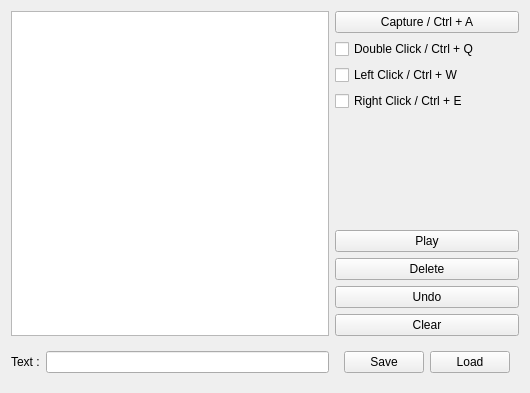
<?xml version="1.0" encoding="UTF-8"?>
<ui version="4.0">
 <class>Form</class>
 <widget class="QWidget" name="Form">
  <property name="geometry">
   <rect>
    <x>0</x>
    <y>0</y>
    <width>530</width>
    <height>393</height>
   </rect>
  </property>
  <property name="windowTitle">
   <string>Form</string>
  </property>
  <layout class="QVBoxLayout" name="verticalLayout">
   <item>
    <widget class="QWidget" name="widget" native="true">
     <layout class="QGridLayout" name="gridLayout">
      <property name="leftMargin">
       <number>0</number>
      </property>
      <property name="topMargin">
       <number>0</number>
      </property>
      <property name="rightMargin">
       <number>0</number>
      </property>
      <property name="bottomMargin">
       <number>0</number>
      </property>
      <property name="horizontalSpacing">
       <number>-1</number>
      </property>
      <item row="7" column="2">
       <widget class="QPushButton" name="pushButton_undo">
        <property name="text">
         <string>Undo</string>
        </property>
       </widget>
      </item>
      <item row="6" column="2">
       <widget class="QPushButton" name="pushButton_delete">
        <property name="text">
         <string>Delete</string>
        </property>
       </widget>
      </item>
      <item row="9" column="1">
       <widget class="QLineEdit" name="lineEdit_typeText">
        <property name="text">
         <string/>
        </property>
       </widget>
      </item>
      <item row="9" column="0">
       <widget class="QLabel" name="label_text">
        <property name="font">
         <font>
          <weight>50</weight>
          <bold>false</bold>
         </font>
        </property>
        <property name="text">
         <string>Text :</string>
        </property>
       </widget>
      </item>
      <item row="0" column="2">
       <widget class="QPushButton" name="pushButton_capture">
        <property name="text">
         <string>Capture / Ctrl + A</string>
        </property>
        <property name="shortcut">
         <string>Meta+A</string>
        </property>
       </widget>
      </item>
      <item row="1" column="2">
       <widget class="QCheckBox" name="checkBox_doubleClick">
        <property name="text">
         <string>Double Click / Ctrl + Q</string>
        </property>
        <property name="shortcut">
         <string>Meta+Q</string>
        </property>
       </widget>
      </item>
      <item row="2" column="2">
       <widget class="QCheckBox" name="checkBox_leftClick">
        <property name="text">
         <string>Left Click / Ctrl + W</string>
        </property>
        <property name="shortcut">
         <string>Meta+W</string>
        </property>
       </widget>
      </item>
      <item row="3" column="2">
       <widget class="QCheckBox" name="checkBox_rightClick">
        <property name="text">
         <string>Right Click / Ctrl + E</string>
        </property>
        <property name="shortcut">
         <string>Meta+E</string>
        </property>
       </widget>
      </item>
      <item row="9" column="2">
       <widget class="QWidget" name="widget_saveload" native="true">
        <layout class="QHBoxLayout" name="horizontalLayout">
         <item>
          <widget class="QPushButton" name="pushButton_save">
           <property name="text">
            <string>Save</string>
           </property>
          </widget>
         </item>
         <item>
          <widget class="QPushButton" name="pushButton_load">
           <property name="text">
            <string>Load</string>
           </property>
          </widget>
         </item>
        </layout>
       </widget>
      </item>
      <item row="0" column="0" rowspan="9" colspan="2">
       <widget class="QListWidget" name="listWidget"/>
      </item>
      <item row="4" column="2">
       <spacer name="verticalSpacer">
        <property name="orientation">
         <enum>Qt::Vertical</enum>
        </property>
        <property name="sizeHint" stdset="0">
         <size>
          <width>20</width>
          <height>40</height>
         </size>
        </property>
       </spacer>
      </item>
      <item row="8" column="2">
       <widget class="QPushButton" name="pushButton_clear">
        <property name="text">
         <string>Clear</string>
        </property>
       </widget>
      </item>
      <item row="5" column="2">
       <widget class="QPushButton" name="pushButton_play">
        <property name="text">
         <string>Play</string>
        </property>
       </widget>
      </item>
     </layout>
    </widget>
   </item>
  </layout>
 </widget>
 <resources/>
 <connections/>
</ui>
